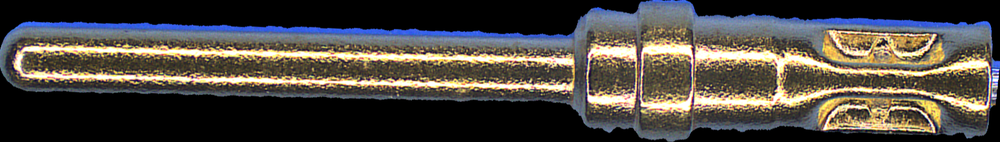
#> input picture Project/ZF/压线筒污染/windowImg/base.png, 1000 x 142 px, shrunk from 1873 x 266 before the run, found by its file name
$ jupyter execute window.ipynb   (older library calls are emulated)
#> lines starting #> are read from the running program, lines starting #| are printed output that depends on the picture
[cell 1]
#!/usr/bin/env python
# -*- coding: UTF-8 -*-
"""
@File    ：PressureLocationProcess.py
@Author  ：zhaolin
@Date    ：2022/3/31 14:35
"""
from math import tan

import cv2
import numpy as np
import matplotlib.pyplot as plt
import matplotlib

def cv_show(img):
    cv2.imshow('cv_show', img)
    cv2.waitKey(0)  # 等待时间，毫秒级，0标示按任意键终止
    cv2.destroyAllWindows()
    cv2.waitKey(1)  # 解决mac中窗口不关闭的问题

def showImages(images, titles = [''], size = [1, 1], BGR = False):
    for i in range(len(images)):
        plt.subplot(size[0], size[1], i + 1)
        showImage = images[i]
        if (BGR):
            b,g,r = cv2.split(images[i])
            showImage = cv2.merge([r,g,b])
        plt.imshow(showImage ,'gray')
        plt.title(titles[i])
        plt.xticks([]), plt.yticks([])

# 裁剪黑边
def cutVerticalBlack(img):
    new_img = []
    for i in range(0, len(img)):
        sizes = int(sum(img[i]) / 255)
        if sizes > 20:
            new_img.append(img[i])
    return new_img

def getChart(arr):
    fig, ax = plt.subplots(figsize=(10, 7))
    ax.bar(x=list(map(str, range(0, len(arr)))), height=arr)
    ax.set_title("Simple Bar Plot", fontsize=15)

[cell 2]
base = cv2.imread(
    '/Users/zhouxinyu/Code/Python/jupyter/Project/ZF/压线筒污染/windowImg/base.png', cv2.IMREAD_COLOR)
#> base is the input picture: shape (142, 1000, 3); mean B, G, R 67, 72.9, 77.5

showImages([base], BGR=True)
#> the loop in showImages, `for i in range(len(images)):` made 1 pass
#> pass 1, in showImages, `b,g,r = cv2.split(images[i])`:
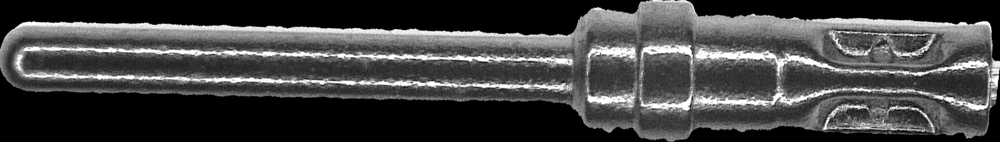
#> b: shape (142, 1000); min 0, max 255, mean 67
#> pass 1, in showImages, `b,g,r = cv2.split(images[i])`:
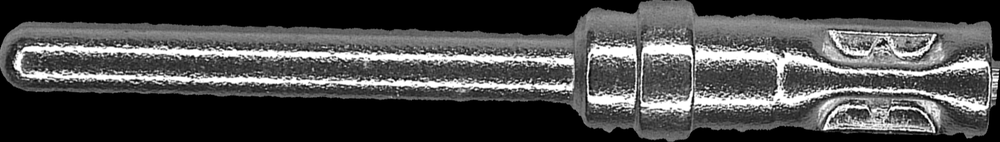
#> g: shape (142, 1000); min 0, max 255, mean 72.9
#> pass 1, in showImages, `b,g,r = cv2.split(images[i])`:
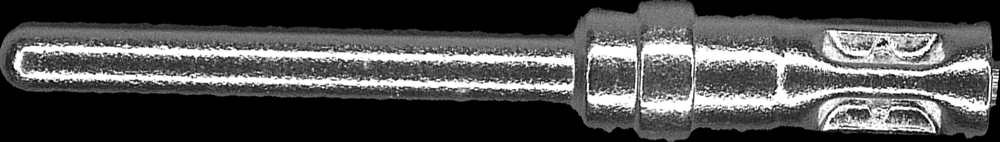
#> r: shape (142, 1000); min 0, max 255, mean 77.5

[cell 3]
base.shape
#> Out = (142, 1000, 3)

[cell 4]
base[100][10]
#> Out = [0, 0, 0]

[cell 5]
base_b, base_g, base_r = cv2.split(base)

[cell 6]
print(base_b[100][10])
#| 0
print(base_g[100][10])
#| 0
print(base_r[100][10])
#| 0

[cell 7]
plt.hist(base_b, bins=40, normed=0, facecolor="blue", edgecolor="black", alpha=0.7)
# 显示横轴标签
plt.xlabel("区间")
# 显示纵轴标签
plt.ylabel("频数/频率")
# 显示图标题
plt.title("频数/频率分布直方图")
plt.show()
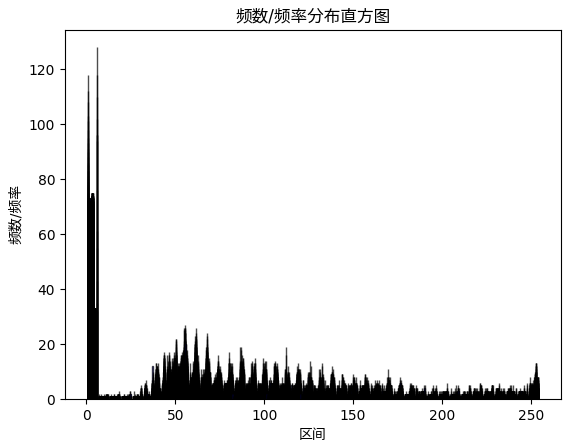
#> figure drawn by matplotlib, 1 panel; tallest bar 118 high, from x = 0.637 to 0.643; tallest bar 112 high, from x = 0.643 to 0.648; tallest bar 108 high, from x = 0.648 to 0.653

[cell 8]
# 设置matplotlib正常显示中文和负号
# matplotlib.rcParams['font.sans-serif']=['SimHei']   # 用黑体显示中文
# matplotlib.rcParams['axes.unicode_minus']=False     # 正常显示负号
# 随机生成（10000,）服从正态分布的数据
data = np.random.randn(10000)
"""
绘制直方图
data:必选参数，绘图数据
bins:直方图的长条形数目，可选项，默认为10
normed:是否将得到的直方图向量归一化，可选项，默认为0，代表不归一化，显示频数。normed=1，表示归一化，显示频率。
facecolor:长条形的颜色
edgecolor:长条形边框的颜色
alpha:透明度
"""
plt.hist(data, bins=100)
# 显示横轴标签
plt.xlabel("区间")
# 显示纵轴标签
plt.ylabel("频数/频率")
# 显示图标题
plt.title("频数/频率分布直方图")
plt.show()
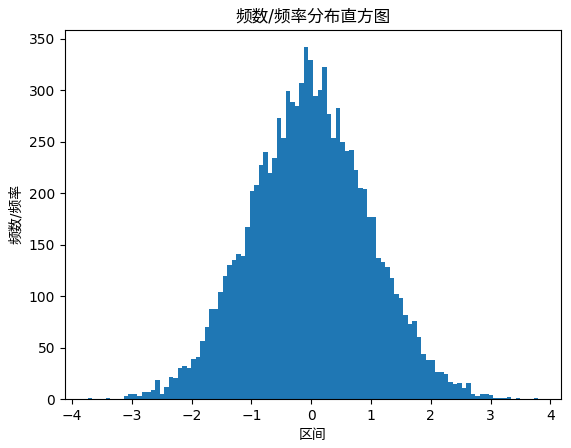
#> figure drawn by matplotlib, 1 panel; tallest bar 342 high, from x = -0.12 to -0.0446
